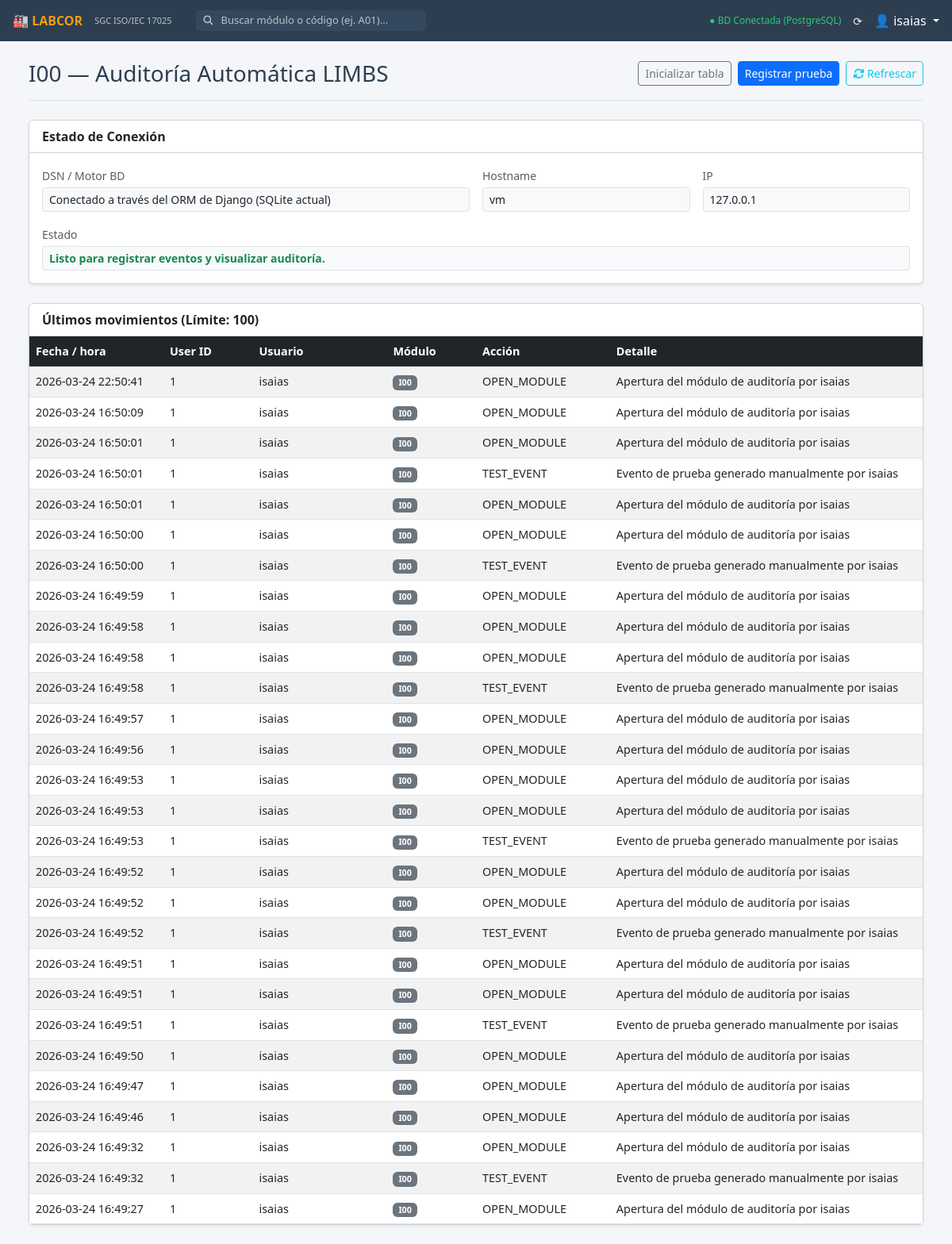
Page /a00/ (signed in) on the committed database.
### a00_auditoria/models.py (models this page shows, shortened)
class AuditLog(models.Model):
    created_at = models.DateTimeField(default=timezone.now, verbose_name="Fecha / hora")
    user_id = models.BigIntegerField(null=True, blank=True)
    username = models.CharField(max_length=255, null=True, blank=True, verbose_name="Usuario")
    module = models.CharField(max_length=100, null=True, blank=True, verbose_name="Módulo")
    action = models.CharField(max_length=100, null=True, blank=True, verbose_name="Acción")
    details = models.TextField(null=True, blank=True, verbose_name="Detalle")
    ip_address = models.CharField(max_length=50, null=True, blank=True)
    hostname = models.CharField(max_length=255, null=True, blank=True)
    app_name = models.CharField(max_length=100, null=True, blank=True)
    level = models.CharField(max_length=20, null=True, blank=True)
    ok = models.BooleanField(null=True, blank=True)
    meta = models.JSONField(default=dict, blank=True)
    class Meta:
        db_table = 'audit_log'
        ordering = ['-created_at']

### a00_auditoria/views.py (the view)
# urls.py: path('', views.dashboard, name='a00_dashboard'),
@login_required
def dashboard(request):
    logs = AuditLog.objects.all()[:100]
    context = {
        'dsn': 'Conectado a través del ORM de Django (SQLite actual)',
        'hostname': _best_hostname(),
        'ip': _best_ip(),
        'logs': logs,
        'state': 'Listo para registrar eventos y visualizar auditoría.',
    }
    AuditLog.objects.create(
        user_id=request.user.id,
        username=request.user.username,
        module="I00",
        action="OPEN_MODULE",
        details=f"Apertura del módulo de auditoría por {request.user.username}",
        ip_address=_best_ip(),
        hostname=_best_hostname(),
        app_name="LIMBS Web",
        level="INFO",
        ok=True,
    )
    return render(request, 'a00_auditoria/dashboard.html', context)

### a00_auditoria/views.py (called while the page is built)
def _best_ip():
    try:
        s = socket.socket(socket.AF_INET, socket.SOCK_DGRAM)
        s.connect(("8.8.8.8", 80))
        ip = s.getsockname()[0]
        s.close()
        return ip
    except Exception:
        try:
            return socket.gethostbyname(socket.gethostname())
        except Exception:
            return "Desconocida"

def _best_hostname():
    try:
        return socket.gethostname()
    except Exception:
        return "Desconocido"

### a00_auditoria/templates/a00_auditoria/dashboard.html (shortened to what this page needs)
{% extends "base.html" %}
{% block content %}
<div class="container-fluid">
    <div class="d-flex justify-content-between align-items-center border-bottom pb-3 mb-4">
        <h3 class="mb-0">I00 — Auditoría Automática LIMBS</h3>
        <div class="d-flex gap-2">
            <a href="{% url 'a00_init_schema' %}" class="btn btn-outline-secondary btn-sm">Inicializar tabla</a>
            <a href="{% url 'a00_log_test' %}" class="btn btn-primary btn-sm">Registrar prueba</a>
            <a href="{% url 'a00_dashboard' %}" class="btn btn-outline-info btn-sm">
                <i class="fas fa-sync-alt"></i> Refrescar
            </a>
        </div>
    </div>
    <div class="card mb-4 shadow-sm">
        <div class="card-header fw-bold bg-white">Estado de Conexión</div>
        <div class="card-body">
            <div class="row g-3 mb-3">
                <div class="col-md-6">
                    <label class="form-label text-muted small mb-1">DSN / Motor BD</label>
                    <input type="text" class="form-control form-control-sm bg-light" value="{{ dsn }}" readonly>
                </div>
                <div class="col-md-3">
                    <label class="form-label text-muted small mb-1">Hostname</label>
                    <input type="text" class="form-control form-control-sm bg-light" value="{{ hostname }}" readonly>
                </div>
                <div class="col-md-3">
                    <label class="form-label text-muted small mb-1">IP</label>
                    <input type="text" class="form-control form-control-sm bg-light" value="{{ ip }}" readonly>
                </div>
            </div>
            <div class="row">
                <div class="col-12">
                    <label class="form-label text-muted small mb-1">Estado</label>
                    <input type="text" class="form-control form-control-sm text-success fw-bold bg-light" value="{{ state }}" readonly>
                </div>
            </div>
        </div>
    </div>
    <div class="card shadow-sm">
        <div class="card-header fw-bold bg-white">Últimos movimientos (Límite: 100)</div>
        <div class="card-body p-0">
            <div class="table-responsive">
                <table class="table table-hover table-striped mb-0 align-middle" style="font-size: 0.9rem;">
                    <thead class="table-dark">
                        <tr>
                            <th style="width: 15%;">Fecha / hora</th>
                            <th style="width: 10%;">User ID</th>
                            <th style="width: 15%;">Usuario</th>
                            <th style="width: 10%;">Módulo</th>
                            <th style="width: 15%;">Acción</th>
                            <th style="width: 35%;">Detalle</th>
                        </tr>
                    </thead>
                    <tbody>
                        {% for log in logs %}
                        <tr>
                            <td>{{ log.created_at|date:"Y-m-d H:i:s" }}</td>
                            <td>{{ log.user_id|default_if_none:"" }}</td>
                            <td>{{ log.username|default_if_none:"" }}</td>
                            <td><span class="badge bg-secondary">{{ log.module }}</span></td>
                            <td>{{ log.action }}</td>
                            <td class="text-truncate" style="max-width: 300px;" title="{{ log.details }}">
                                {{ log.details }}
                            </td>
                        </tr>
                        {% endfor %}
                    </tbody>
                </table>
            </div>
        </div>
    </div>
</div>
{% endblock %}

### templates/base.html (shortened to what this page needs)
{% load static %}
<!DOCTYPE html>
<html lang="es">
<head>
    <link href="https://cdn.jsdelivr.net/npm/bootstrap@5.3.0/dist/css/bootstrap.min.css" rel="stylesheet">
    <link rel="stylesheet" href="https://cdnjs.cloudflare.com/ajax/libs/font-awesome/6.4.0/css/all.min.css">
</head>
<body>
    <div class="topbar">
        <a href="{% url 'inicio' %}" class="topbar-brand">🏭 LABCOR</a>
        <span class="topbar-subtitle">SGC ISO/IEC 17025</span>
        <div class="search-container d-none d-md-flex">
            <i class="fas fa-search" style="color: #bdc3c7; font-size: 12px;"></i>
            <input type="text" id="searchInput" class="search-input" placeholder="Buscar módulo o código (ej. A01)...">
        </div>
        <div class="ms-auto d-flex align-items-center">
            <span style="font-size: 12px; color: #2ecc71; margin-right: 15px;">
                ● BD Conectada (PostgreSQL)
            </span>
            <span style="font-size: 14px; margin-right: 15px; cursor: pointer;">
                ⟳
            </span>
            <div class="dropdown">
                <a href="#" class="text-decoration-none text-white dropdown-toggle" data-bs-toggle="dropdown">
                    👤 {{ user.username|default:"Admin" }}
                </a>
            </div>
        </div>
    </div>
    <main class="main-content">
        {% block content %}
        {% endblock %}
    </main>
</body>
</html>

### templates/base.html (style rules this page uses)
:root { --bg-main: #f4f6f9; --bg-topbar: #2c3e50; --card-bg: #ffffff; --card-border: #dee2e6; --card-hover: #ebf5fb; --text-main: #2c3e50; }
body { background-color: var(--bg-main); color: var(--text-main); font-family: 'Segoe UI', system-ui, sans-serif; overflow-x: hidden; margin: 0; }
.topbar { background-color: var(--bg-topbar); height: 52px; position: fixed; top: 0; width: 100%; z-index: 1050; display: flex; align-items: center; padding: 0 16px; color: #ecf0f1; }
.topbar-brand { font-size: 16px; font-weight: bold; color: #f39c12; margin-right: 15px; text-decoration: none; }
.topbar-subtitle { font-size: 11px; color: #bdc3c7; margin-right: 30px; }
.search-container { display: flex; align-items: center; background-color: #34495e; border-radius: 4px; padding: 2px 10px; }
.search-input { background: transparent; border: none; color: white; outline: none; margin-left: 8px; width: 250px; font-size: 13px; }
.search-input::placeholder { color: #bdc3c7; }
.main-content { margin-left: 0; margin-top: 52px; padding: 24px; min-height: calc(100vh - 52px); }

### rows in the picture
AuditLog: created_at "2026-03-24 16:50:09", user_id "1", username "isaias", module "I00", action "OPEN_MODULE", details "Apertura del módulo de auditoría por isaias"
AuditLog: created_at "2026-03-24 16:50:01", user_id "1", username "isaias", module "I00", action "OPEN_MODULE", details "Apertura del módulo de auditoría por isaias"
AuditLog: created_at "2026-03-24 16:50:01", user_id "1", username "isaias", module "I00", action "TEST_EVENT", details "Evento de prueba generado manualmente por isaias"
AuditLog: created_at "2026-03-24 16:50:01", user_id "1", username "isaias", module "I00", action "OPEN_MODULE", details "Apertura del módulo de auditoría por isaias"
AuditLog: created_at "2026-03-24 16:50:00", user_id "1", username "isaias", module "I00", action "OPEN_MODULE", details "Apertura del módulo de auditoría por isaias"
AuditLog: created_at "2026-03-24 16:50:00", user_id "1", username "isaias", module "I00", action "TEST_EVENT", details "Evento de prueba generado manualmente por isaias"
AuditLog: created_at "2026-03-24 16:49:59", user_id "1", username "isaias", module "I00", action "OPEN_MODULE", details "Apertura del módulo de auditoría por isaias"
AuditLog: created_at "2026-03-24 16:49:58", user_id "1", username "isaias", module "I00", action "OPEN_MODULE", details "Apertura del módulo de auditoría por isaias"
AuditLog: created_at "2026-03-24 16:49:58", user_id "1", username "isaias", module "I00", action "OPEN_MODULE", details "Apertura del módulo de auditoría por isaias"
AuditLog: created_at "2026-03-24 16:49:58", user_id "1", username "isaias", module "I00", action "TEST_EVENT", details "Evento de prueba generado manualmente por isaias"
AuditLog: created_at "2026-03-24 16:49:57", user_id "1", username "isaias", module "I00", action "OPEN_MODULE", details "Apertura del módulo de auditoría por isaias"
AuditLog: created_at "2026-03-24 16:49:56", user_id "1", username "isaias", module "I00", action "OPEN_MODULE", details "Apertura del módulo de auditoría por isaias"
AuditLog: created_at "2026-03-24 16:49:53", user_id "1", username "isaias", module "I00", action "OPEN_MODULE", details "Apertura del módulo de auditoría por isaias"
AuditLog: created_at "2026-03-24 16:49:53", user_id "1", username "isaias", module "I00", action "OPEN_MODULE", details "Apertura del módulo de auditoría por isaias"
AuditLog: created_at "2026-03-24 16:49:53", user_id "1", username "isaias", module "I00", action "TEST_EVENT", details "Evento de prueba generado manualmente por isaias"
AuditLog: created_at "2026-03-24 16:49:52", user_id "1", username "isaias", module "I00", action "OPEN_MODULE", details "Apertura del módulo de auditoría por isaias"
AuditLog: created_at "2026-03-24 16:49:52", user_id "1", username "isaias", module "I00", action "OPEN_MODULE", details "Apertura del módulo de auditoría por isaias"
AuditLog: created_at "2026-03-24 16:49:52", user_id "1", username "isaias", module "I00", action "TEST_EVENT", details "Evento de prueba generado manualmente por isaias"
AuditLog: created_at "2026-03-24 16:49:51", user_id "1", username "isaias", module "I00", action "OPEN_MODULE", details "Apertura del módulo de auditoría por isaias"
AuditLog: created_at "2026-03-24 16:49:51", user_id "1", username "isaias", module "I00", action "OPEN_MODULE", details "Apertura del módulo de auditoría por isaias"
AuditLog: created_at "2026-03-24 16:49:51", user_id "1", username "isaias", module "I00", action "TEST_EVENT", details "Evento de prueba generado manualmente por isaias"
AuditLog: created_at "2026-03-24 16:49:50", user_id "1", username "isaias", module "I00", action "OPEN_MODULE", details "Apertura del módulo de auditoría por isaias"
AuditLog: created_at "2026-03-24 16:49:47", user_id "1", username "isaias", module "I00", action "OPEN_MODULE", details "Apertura del módulo de auditoría por isaias"
AuditLog: created_at "2026-03-24 16:49:46", user_id "1", username "isaias", module "I00", action "OPEN_MODULE", details "Apertura del módulo de auditoría por isaias"
AuditLog: created_at "2026-03-24 16:49:32", user_id "1", username "isaias", module "I00", action "OPEN_MODULE", details "Apertura del módulo de auditoría por isaias"
AuditLog: created_at "2026-03-24 16:49:32", user_id "1", username "isaias", module "I00", action "TEST_EVENT", details "Evento de prueba generado manualmente por isaias"
AuditLog: created_at "2026-03-24 16:49:27", user_id "1", username "isaias", module "I00", action "OPEN_MODULE", details "Apertura del módulo de auditoría por isaias"

### other values in the picture
{{ user.username|default:"Admin" }} "isaias"
